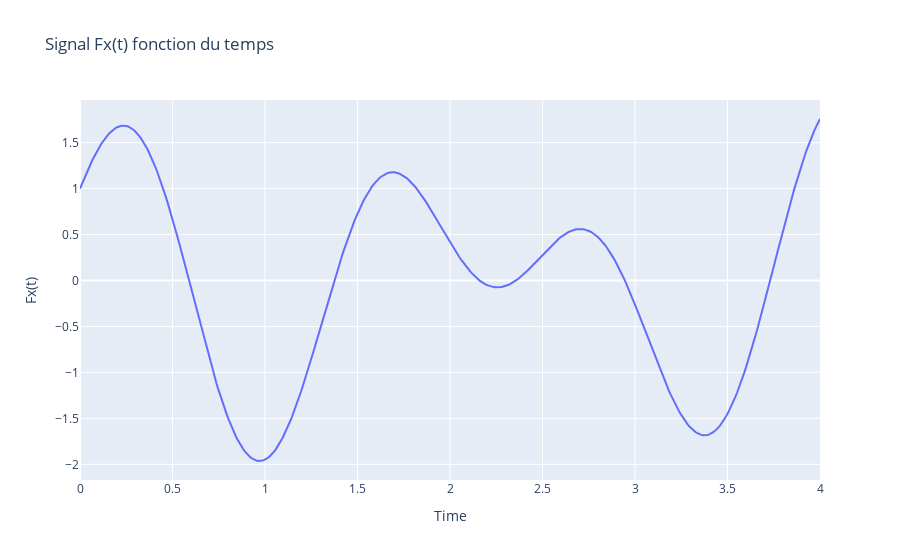
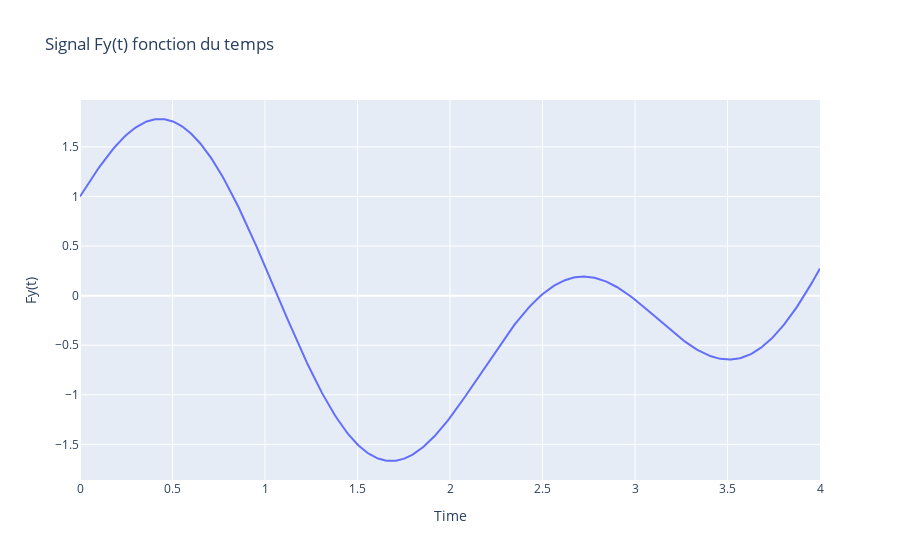
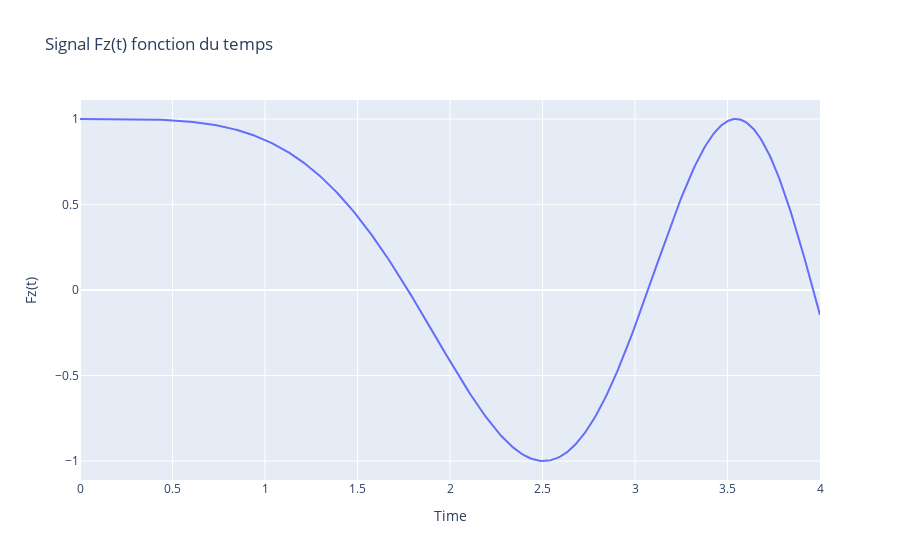

Write notebook code for charts like these, in order.
### Code cell
def Fx(t):
    return np.cos(3*t)+np.sin(5*t)

def Fy(t):
    return np.cos(np.sqrt(2)*t)+np.sin(3*t)

def Fz(t):
    return np.cos(t**2/2)

tmin=0
tmax=4
N=500
t=np.linspace(tmin,tmax,N)


fig = px.line(x=t, y= Fx(t), title='Signal Fx(t) fonction du temps', labels={'x':'Time', 'y':'Fx(t)'})
fig.show()
fig = px.line(x=t, y= Fy(t), title='Signal Fy(t) fonction du temps', labels={'x':'Time', 'y':'Fy(t)'})
fig.show()
fig = px.line(x=t, y= Fz(t), title='Signal Fz(t) fonction du temps', labels={'x':'Time', 'y':'Fz(t)'})
fig.show()

### Figure 1 — Plotly figure (JSON) as saved in the notebook; plotly's stock layout.template omitted (floating-point values rounded to 4 significant figures; data arrays with more than 128 entries replaced by an {"elided": "..."} marker saying what was removed)
{"data": [{"hovertemplate": "Time=%{x}<br>Fx(t)=%{y}<extra></extra>", "legendgroup": "", "line": {"color": "#636efa", "dash": "solid"}, "marker": {"symbol": "circle"}, "mode": "lines", "name": "", "orientation": "v", "showlegend": false, "type": "scatter", "x": {"elided": "500 float values"}, "xaxis": "x", "y": {"elided": "500 float values"}, "yaxis": "y"}], "layout": {"legend": {"tracegroupgap": 0}, "title": {"text": "Signal Fx(t) fonction du temps"}, "xaxis": {"anchor": "y", "domain": [0, 1], "title": {"text": "Time"}}, "yaxis": {"anchor": "x", "domain": [0, 1], "title": {"text": "Fx(t)"}}}}

### Figure 2 — Plotly figure (JSON) as saved in the notebook; plotly's stock layout.template omitted (floating-point values rounded to 4 significant figures; data arrays with more than 128 entries replaced by an {"elided": "..."} marker saying what was removed)
{"data": [{"hovertemplate": "Time=%{x}<br>Fy(t)=%{y}<extra></extra>", "legendgroup": "", "line": {"color": "#636efa", "dash": "solid"}, "marker": {"symbol": "circle"}, "mode": "lines", "name": "", "orientation": "v", "showlegend": false, "type": "scatter", "x": {"elided": "500 float values"}, "xaxis": "x", "y": {"elided": "500 float values"}, "yaxis": "y"}], "layout": {"legend": {"tracegroupgap": 0}, "title": {"text": "Signal Fy(t) fonction du temps"}, "xaxis": {"anchor": "y", "domain": [0, 1], "title": {"text": "Time"}}, "yaxis": {"anchor": "x", "domain": [0, 1], "title": {"text": "Fy(t)"}}}}

### Figure 3 — Plotly figure (JSON) as saved in the notebook; plotly's stock layout.template omitted (floating-point values rounded to 4 significant figures; data arrays with more than 128 entries replaced by an {"elided": "..."} marker saying what was removed)
{"data": [{"hovertemplate": "Time=%{x}<br>Fz(t)=%{y}<extra></extra>", "legendgroup": "", "line": {"color": "#636efa", "dash": "solid"}, "marker": {"symbol": "circle"}, "mode": "lines", "name": "", "orientation": "v", "showlegend": false, "type": "scatter", "x": {"elided": "500 float values"}, "xaxis": "x", "y": {"elided": "500 float values"}, "yaxis": "y"}], "layout": {"legend": {"tracegroupgap": 0}, "title": {"text": "Signal Fz(t) fonction du temps"}, "xaxis": {"anchor": "y", "domain": [0, 1], "title": {"text": "Time"}}, "yaxis": {"anchor": "x", "domain": [0, 1], "title": {"text": "Fz(t)"}}}}
